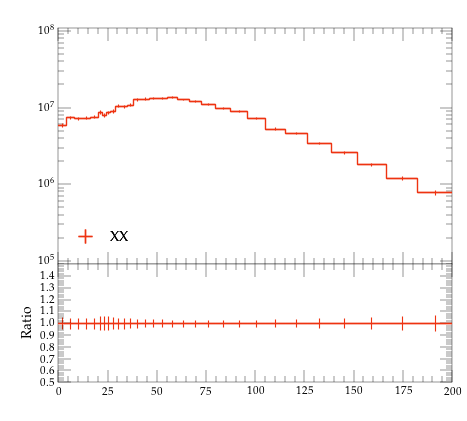

Generate this figure with Python:
#! /usr/bin/env python

# This Python script was auto-generated using YODA v2.0.2.
# Analysis object: /MC_HFJETS_NOTNORM/ptBJetLead
# Timestamp: 29-07-2026 (15:49:37)

import matplotlib as mpl
import matplotlib.pyplot as plt
mpl.use('Agg') # comment out for interactive use
import os
import numpy as np

plotDir = os.path.split(os.path.realpath(__file__))[0]
if 'YODA_USER_PLOT_PATH' in globals():
    plot_outdir = globals()['YODA_USER_PLOT_PATH']
else:
    plot_outdir = plotDir

#plot style
plt.style.use(os.path.join(plotDir, '../default.mplstyle'))
# plot metadata
figW, figH = plt.rcParams['figure.figsize']
ax_xLabel = r''
ax_yLabel = r''
ax_title  = r''
ax_xScale = 'linear'
ax_yScale = 'log'
xLims = (0.0, 200.0)
yLims = (90000.0, 110000000.00000001)

# TeX-friendly labels for the legend
labels = {
    'legend' : ([ r"XX" ], r""),
}

# Adjust canvas width and height
canvasW = 10.0
canvasH = 9.0
figW *= canvasW/10.
figH *= canvasH/9.

# Create figure and axis objects
fig, (ax, ratio0_ax) = plt.subplots(2, 1, sharex=True,
                  figsize=(figW,figH), gridspec_kw={'height_ratios': (6.0, 3.0)})

# Set figure margins
plt.subplots_adjust(
    left   = 1.0 * plt.rcParams['figure.subplot.left'],
    right  = 1.0 * plt.rcParams['figure.subplot.right'],
    top    = 1.0 * plt.rcParams['figure.subplot.top'],
    bottom = 1.0 * plt.rcParams['figure.subplot.bottom'])

ratio0_ax.yaxis.set_major_locator(mpl.ticker.MultipleLocator(0.1))
ratio0_ax.set_ylim(0.5, 1.4999)
ratio0_ax.set_ylabel('Ratio')

# the numerical data is stored in a separate file
dataf = dict()
prefix = os.path.split(__file__)[0]
if prefix:    prefix = prefix + '/'
exec(open(prefix+'ptBJetLead__data.py').read(), dataf)


legend_handles = dict() # keep track of handles for the legend

# style options for curves
# starts at zorder>=5 to draw curve on top of legend
styles = {
  'YYY': {
    'color' : '#EE3311',
    'linestyle' : '-',
    'linewidth' : 1,
    'marker' : 'none',
    'markersize' : 2,
    'capsize' : 0.0,
    'zorder' : 5,
    'histstyle' : 1,
    'drawstyle' : 'steps-pre',
    'xerrorbars' : 1,
    'yerrorbars' : 1,
    'fillcolor' : None,
    'fillopacity' : 1.0,
    'ratio0_linestyle' : '-',
    'ratio0_linewidth' : 1,
    'ratio0_marker' : 'none',
    'ratio0_markersize' : 2,
    'ratio0_capsize' : 0.0,
    'ratio0_zorder' : 5,
    'ratio0_histstyle' : 1,
    'ratio0_drawstyle' : 'steps-pre',
    'ratio0_xerrorbars' : 1,
    'ratio0_yerrorbars' : 1,
  },
}

# curve from input yoda files in main panel
for label, yvals in dataf['yvals'].items():
    if all(np.isnan(v) for v in dataf['yvals'][label]):
        continue
    tmp = None
    if styles[label]['histstyle']: # draw as histogram
        xpos = dataf['xedges'][label] if styles[label]['drawstyle'] else dataf['xpoints'][label]
        ypos = np.insert(yvals, 0, yvals[0]) if styles[label]['drawstyle'] else yvals
        if styles[label]['fillcolor']: # fill area below curve
            ax.fill_between(xpos, ypos, step='pre',
                            color=styles[label]['fillcolor'],
                            alpha=styles[label]['fillopacity'])
        tmp, = ax.plot(xpos, ypos,
                       color=styles[label]['color'],
                       linestyle=styles[label]['linestyle'],
                       linewidth=styles[label]['linewidth'],
                       drawstyle=styles[label]['drawstyle'], solid_joinstyle='miter',
                       zorder=styles[label]['zorder'], label=label)
    tmp = ax.errorbar(dataf['xpoints'][label], yvals,
                      xerr=np.array(dataf['xerrs'][label])*styles[label]['xerrorbars'],
                      yerr=np.array(dataf['yerrs'][label])*styles[label]['yerrorbars'],
                      fmt=styles[label]['marker'], capsize=styles[label]['capsize'],
                      markersize=styles[label]['markersize'],
                      ecolor=styles[label]['color'],
                      color=styles[label]['color'], zorder=styles[label]['zorder'])
    tmp[-1][0].set_linestyle(styles[label]['linestyle'])
    tmp[-1][0].set_linewidth(styles[label]['linewidth'])
    if label in dataf['add_legend_handle']:  legend_handles[label] = tmp
    for varLabel in dataf['variation_yvals'].keys():
        if varLabel.startswith(label):
            tmp, = ax.plot(dataf['xedges'][label], dataf['variation_yvals'][varLabel],
                           color=styles[label]['color'],
                           linestyle=styles[label]['linestyle'],
                           linewidth=styles[label]['linewidth'],
                           drawstyle='steps-pre', solid_joinstyle='miter',
                           zorder=styles[label]['zorder'], alpha=0.5)


# plots on ratio panel
# curve from input yoda files in ratio panel
for label, yvals in dataf['ratio0_yvals'].items():
    if all(np.isnan(v) for v in yvals):
        continue
    if styles[label]['ratio0_histstyle']: # plot as histogram
        xpos = dataf['xedges']['YYY'] if styles[label]['ratio0_drawstyle'] else dataf['xpoints']['YYY']
        ypos = np.insert(yvals, 0, yvals[0]) if styles[label]['ratio0_drawstyle'] else yvals
        ratio0_ax.plot(xpos, ypos,
                       color=styles[label]['color'],
                       linewidth=styles[label]['linewidth'],
                       linestyle=styles[label]['ratio0_linestyle'],
                       drawstyle=styles[label]['ratio0_drawstyle'], zorder=styles[label]['zorder'],
                       solid_joinstyle='miter')
    tmp = ratio0_ax.errorbar(dataf['xpoints']['YYY'], yvals,
                             xerr=np.array(dataf['ref_xerrs'])*styles[label]['ratio0_xerrorbars'],
                             yerr=np.array(dataf['ratio0_yerrs'][label])*styles[label]['ratio0_yerrorbars'],
                             fmt=styles[label]['ratio0_marker'], capsize=styles[label]['ratio0_capsize'],
                             markersize=styles[label]['ratio0_markersize'],
                             ecolor=styles[label]['color'],
                             color=styles[label]['color'])
    tmp[-1][0].set_linestyle(styles[label]['ratio0_linestyle'])
    tmp[-1][0].set_linewidth(styles[label]['ratio0_linewidth'])

    for varlabel in dataf['ratio0_variation_vals'].keys():
        if varlabel.startswith(label):
            ratio0_ax.plot(dataf['xedges']['YYY'],
                            dataf['ratio0_variation_vals'][varlabel],
                            color=styles[label]['color'],
                            linestyle=styles[label]['linestyle'],
                            linewidth=styles[label]['linewidth'],
                            drawstyle='steps-pre', solid_joinstyle='miter',
                            zorder=1, alpha=0.5)

legend_items = list(legend_handles.values())
ax.add_artist(ax.legend(legend_items,
                        labels['legend'][0],
                        title=labels['legend'][1],
                        alignment='left',
                        loc='lower left',
                        bbox_to_anchor=(0.0, 0.03)))

# set plot metadata as defined above
ratio0_ax.set_xlabel(ax_xLabel)
ratio0_ax.xaxis.set_label_coords(1., -0.15)
ax.set_ylabel(ax_yLabel, ha='right', va='top')
ax.yaxis.set_label_coords(-0.11, 1.0)
ax.set_title(ax_title, loc='left')
ax.set_xscale(ax_xScale)
ax.set_yscale(ax_yScale)
ax.set_xlim(xLims)
ax.set_ylim(yLims)

# tick formatting
plt.rcParams['xtick.top'] = True
plt.rcParams['ytick.right'] = True
ax.yaxis.set_major_locator(mpl.ticker.LogLocator(base=10.0, numticks=np.inf))
ax.yaxis.set_minor_locator(mpl.ticker.LogLocator(
                           base=10.0, subs=np.arange(0.1, 1, 0.1), numticks=np.inf))
fig.align_ylabels((ax, ratio0_ax))
plt.savefig(os.path.join(plot_outdir, 'ptBJetLead.pdf'), format='PDF')
plt.savefig(os.path.join(plot_outdir, 'ptBJetLead.png'), format='PNG')

plt.close(fig)
